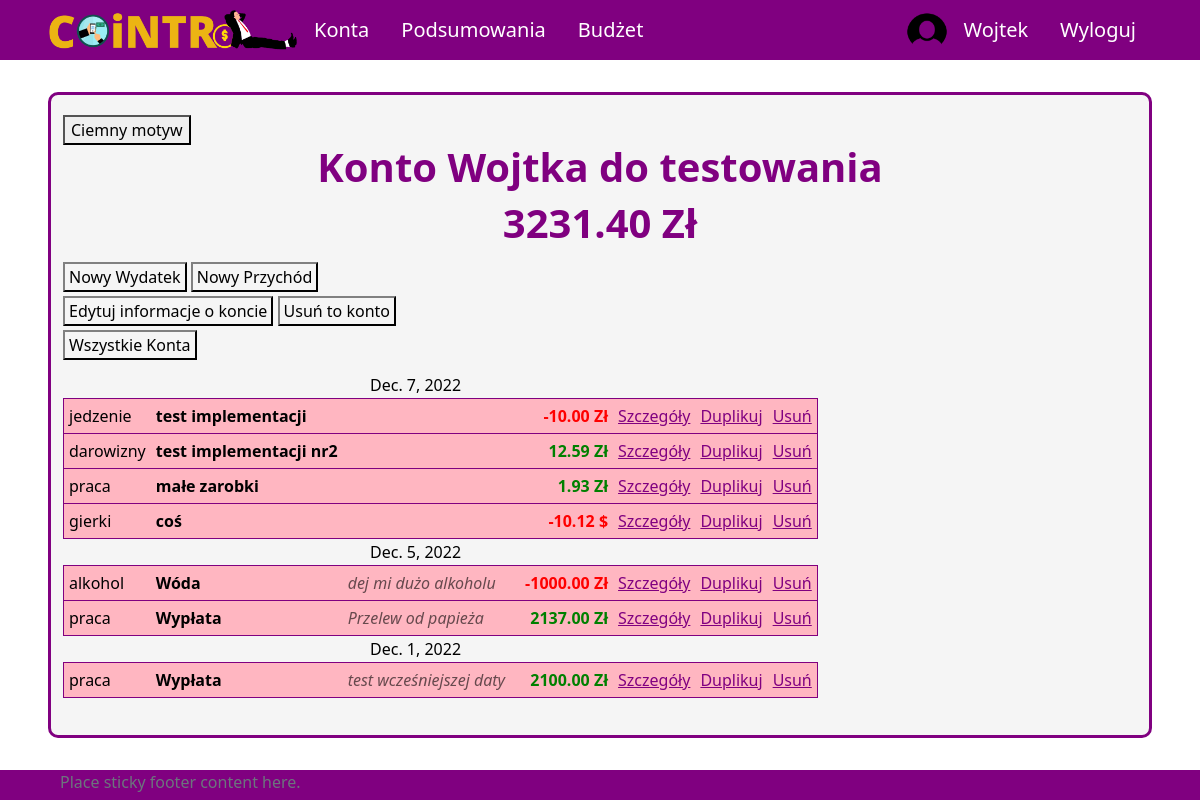
The app's page /account/e27339d2-2039-4d1d-be82-3b5849042898 (signed in), older data.
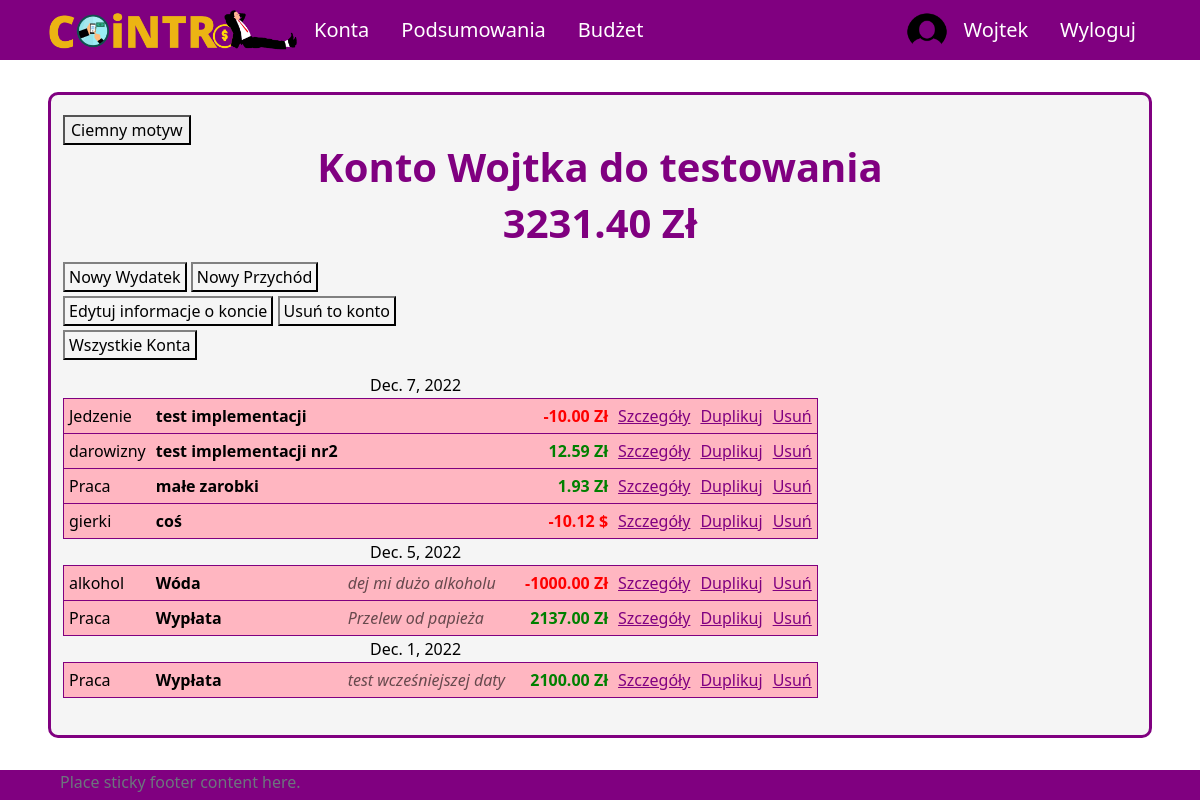
The same page, newer data.
### aplication/models.py (models this page shows, shortened)
class Transaction(models.Model):
    id_account = models.ForeignKey(Account, on_delete=models.CASCADE)
    id_user = models.ForeignKey(Profile, on_delete=models.SET_NULL, null=True) #konto z którego dokonano transakcji zostało usunięte ale transakcja ma pozostać
    id_category = models.ForeignKey(Category, on_delete=models.CASCADE)
    id_subcategory = models.ForeignKey(Subcategory, on_delete=models.SET_NULL, null=True, blank=True)
    name = models.CharField(max_length=50, null=True, blank=True)
    currency = models.ForeignKey(Currency, on_delete=models.SET_NULL, null=True)
    is_periodic = models.BooleanField(default=False)
    amount = models.DecimalField(max_digits=10, decimal_places=2)
    converted_amount = models.DecimalField(max_digits=10, decimal_places=2)
    transaction_date = models.DateField()
    description = models.CharField(max_length=255, blank=True, null=True)
    id = models.UUIDField(default=uuid.uuid4, unique=True, primary_key=True, editable=False)

### UsersApp/models.py (models this page shows, shortened)
class Category(models.Model):
    SCOPE_CHOICES = (
    ("INCOME", "income"),
    ("EXPENSE", "expense"),
    )
    name = models.CharField(max_length=255)
    owner = models.ForeignKey(Profile, null=True, blank=True, on_delete=models.CASCADE)
    scope = models.CharField(max_length=10, choices=SCOPE_CHOICES) #income / expense - do oddzielenia rodzaju transakcji
    id = models.UUIDField(default=uuid.uuid4, unique=True, primary_key=True, editable=False)
    def __str__(self):
        return self.name

class Currency(models.Model):
    name = models.CharField(max_length=100)
    access_name = models.CharField(max_length=20) #access_name nazwa aby zdobyć kurs walut
    sign = models.CharField(max_length=5) #znak waluty
    id = models.UUIDField(default=uuid.uuid4, unique=True,
                            primary_key=True, editable=False)

### aplication/views.py (the view)
# urls.py: path('account/<pk>', showAccount, name='account'),
@login_required(login_url='login')
def showAccount(request, pk):
    account = Account.objects.get(id=pk)
    if account.owner != request.user.profile:
        raise Http404
    transactions = Transaction.objects.filter(id_account=account).order_by('-transaction_date')
    dates = []
    for t in transactions:
        if t.transaction_date not in dates:
            dates.append(t.transaction_date)
    context = {'account': account, 'transactions': transactions, 'dates': dates}
    return render(request, 'application/account/account.html', context)

### aplication/models.py (called while the page is built)
    def __str__(self):
        return self.name

    def calculate_balance(self):
        balance = 0
        transactions = Transaction.objects.filter(id_account=self)
        for transaction in transactions:
            balance += transaction.converted_amount
        return balance

    def transactions(self):
        return Transaction.objects.filter(id_account=self).order_by('-transaction_date')

### templates/application/account/account.html (shortened to what this page needs)
{% extends 'application/base.html' %}
{% block content %}
    <div class="title">
        <h1>{{ account }}</h1>
        <h1>{{ account.calculate_balance }} {{ account.currency.sign }}</h1>
    </div>
    <p class="buttons">
        <a class="button" href="{% url 'addExpense' account.id %}">Nowy Wydatek</a>
        <a class="button" href="{% url 'addIncome' account.id %}">Nowy Przychód</a>
    </p>
    <p class="buttons">
        <a class="button" href="{% url 'editAccount' account.id %}">Edytuj informacje o koncie</a>
        <a class="button" href="{% url 'delAccount' account.id %}" onclick=
        "return confirm('Czy napewno chcesz usunąć konto {{account}}?')">Usuń to konto</a>
    </p>
    <p class="buttons">
    <a class="button" href="{% url 'all-accounts' %}">Wszystkie Konta</a>
    </p>
    <div class="content">
        <table>
            {% for date in dates %}
                <tr id="date">
                    <td colspan="7">{{ date }}</td>
                </tr>
                {% for tr in account.transactions %}
                    {% if tr.transaction_date == date %}
                        <tr class="transaction">
                        <td id="transaction-category">{{ tr.id_category }}</td>
                        <td id="transaction-name">{{ tr.name }}</td>
                        {% if tr.description %}
                            <td id="transaction-description">{{ tr.description }}</td>
                            {% else %}
                            <td id="transaction-description"></td>
                            {% endif %}
                        <td id="transaction-subcategory">{{ tr.subcategory }}</td>
                        {% if tr.converted_amount >= 0 %}
                            <td id="transaction-amount" class="income">{{ tr.converted_amount }} {{ tr.currency.sign }}</td>
                        {% else %}
                            <td id="transaction-amount" class="expense">{{ tr.converted_amount }} {{ tr.currency.sign }}</td>
                        {% endif %}
                        <td><a class="link" href="{% url 'showTransaction' tr.id %}">Szczegóły</a></td>
                        <td><a class="link" href="{% url 'duplicateTransaction' tr.id %}">Duplikuj</a></td>
                        <td><span class="name"><a class="link" href="{% url 'delTransaction' tr.id %}" onclick=
                            "return confirm('Czy napewno chcesz usunąć tę transakcję?')">Usuń</a></span></td>
                        </tr>
                    {% endif %}
                {% endfor %}
            {% endfor %}
        </table>
    </div>
{% endblock %}

Row changes from the older to the newer data that the page shows:
changed through a linked row, Transaction "test implementacji": id_category "jedzenie" → "Jedzenie"
changed through a linked row, Transaction "małe zarobki": id_category "praca" → "Praca"
changed through a linked row, Transaction "Przelew od papieża": id_category "praca" → "Praca"
changed through a linked row, Transaction "test wcześniejszej daty": id_category "praca" → "Praca"
